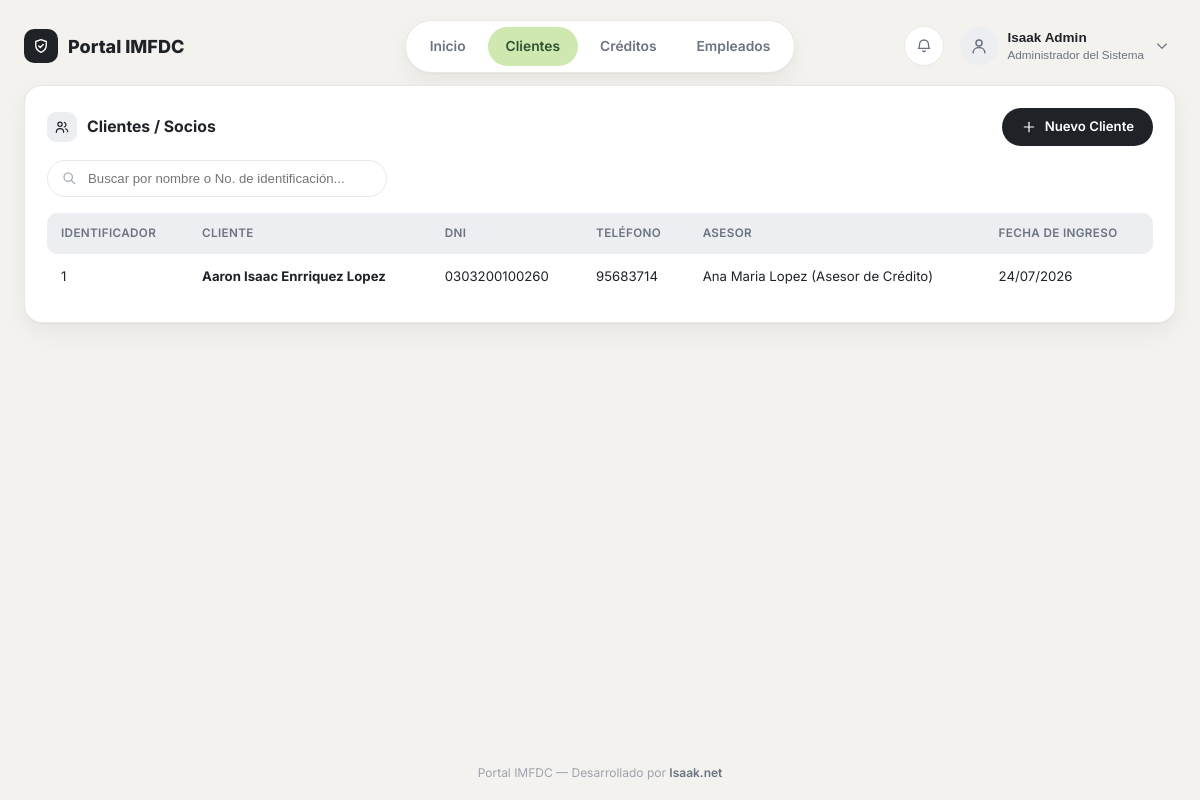
Screenshot of /financiera/clientes/ (signed in) with the database file from the repository.
### empleados/models.py (models this page shows, shortened)
class Empleado(models.Model):
    CARGO_ASESOR = 'ASESOR'
    CARGO_ANALISTA = 'ANALISTA'
    CARGO_GERENTE = 'GERENTE'
    CARGO_CAJERO = 'CAJERO'
    CARGO_ADMIN = 'ADMIN'
    CARGO_CHOICES = [
        (CARGO_ASESOR, 'Asesor de Crédito'),
        (CARGO_ANALISTA, 'Analista de Crédito'),
        (CARGO_GERENTE, 'Gerente / Comité de Crédito'),
        (CARGO_CAJERO, 'Cajero'),
        (CARGO_ADMIN, 'Administrador del Sistema'),
    ]
    CARGO_PERMISOS = {
        CARGO_ASESOR: {'crear_cliente', 'crear_credito'},
        CARGO_ANALISTA: {'crear_cliente', 'crear_credito', 'evaluar'},
        CARGO_GERENTE: {'evaluar', 'aprobar', 'rechazar'},
        CARGO_CAJERO: {'desembolsar', 'cobrar'},
        CARGO_ADMIN: {
            'crear_cliente', 'crear_credito', 'evaluar', 'aprobar',
            'rechazar', 'desembolsar', 'cobrar',
        },
    }
    user = models.OneToOneField(
        settings.AUTH_USER_MODEL,
        on_delete=models.SET_NULL,
        null=True,
        blank=True,
        related_name='empleado',
    )
    nombre = models.CharField(max_length=100)
    apellido = models.CharField(max_length=100)
    dni = models.CharField('DNI', max_length=20, unique=True, null=True, blank=True)
    cargo = models.CharField(max_length=20, choices=CARGO_CHOICES, default=CARGO_ASESOR)
    telefono = models.CharField(max_length=20, blank=True)
    correo = models.EmailField(blank=True)
    sucursal = models.CharField(max_length=100, blank=True)
    activo = models.BooleanField('Estado Activo', default=True)
    salario = models.DecimalField(max_digits=10, decimal_places=2, null=True, blank=True)
    created_at = models.DateTimeField(auto_now_add=True)
    update_at = models.DateTimeField(auto_now=True)
    class Meta:
        verbose_name = 'Empleado'
        verbose_name_plural = 'Empleados'
    def __str__(self):
        return f'{self.nombre} {self.apellido} ({self.get_cargo_display()})'

### financiera/models.py (models this page shows, shortened)
class Cliente(models.Model):
    TIPO_ID_IDENTIDAD = 'IDENTIDAD'
    TIPO_ID_CARNET_RESIDENCIA = 'CARNET_RESIDENCIA'
    TIPO_ID_PASAPORTE = 'PASAPORTE'
    TIPO_IDENTIFICACION_CHOICES = [
        (TIPO_ID_IDENTIDAD, 'Identidad'),
        (TIPO_ID_CARNET_RESIDENCIA, 'Carnet de Residencia'),
        (TIPO_ID_PASAPORTE, 'Pasaporte'),
    ]
    GENERO_FEMENINO = 'FEMENINO'
    GENERO_MASCULINO = 'MASCULINO'
    GENERO_CHOICES = [
        (GENERO_FEMENINO, 'Femenino'),
        (GENERO_MASCULINO, 'Masculino'),
    ]
    NACIONALIDAD_HONDURENA = 'HONDURENA'
    NACIONALIDAD_EXTRANJERA = 'EXTRANJERA'
    NACIONALIDAD_CHOICES = [
        (NACIONALIDAD_HONDURENA, 'Hondureña'),
        (NACIONALIDAD_EXTRANJERA, 'Extranjera'),
    ]
    ESTADO_CIVIL_SOLTERO = 'SOLTERO'
    ESTADO_CIVIL_CASADO = 'CASADO'
    ESTADO_CIVIL_DIVORCIADO = 'DIVORCIADO'
    ESTADO_CIVIL_UNION_LIBRE = 'UNION_LIBRE'
    ESTADO_CIVIL_CHOICES = [
        (ESTADO_CIVIL_SOLTERO, 'Soltero(a)'),
        (ESTADO_CIVIL_CASADO, 'Casado(a)'),
        (ESTADO_CIVIL_DIVORCIADO, 'Divorciado(a)'),
        (ESTADO_CIVIL_UNION_LIBRE, 'Unión libre'),
    ]
    TIPO_EMPRESA_PRIVADA = 'PRIVADA'
    TIPO_EMPRESA_PUBLICA = 'PUBLICA'
    TIPO_EMPRESA_ONG = 'ONG'
    TIPO_EMPRESA_CHOICES = [
        (TIPO_EMPRESA_PRIVADA, 'Empresa privada'),
        (TIPO_EMPRESA_PUBLICA, 'Empresa pública'),
        (TIPO_EMPRESA_ONG, 'ONG'),
    ]
    TIPO_EMPLEADO_INDEPENDIENTE = 'INDEPENDIENTE'
    TIPO_EMPLEADO_PROPIETARIO = 'PROPIETARIO'
    TIPO_EMPLEADO_COMERCIANTE = 'COMERCIANTE'
    TIPO_EMPLEADO_CHOICES = [
        (TIPO_EMPLEADO_INDEPENDIENTE, 'Profesional independiente'),
        (TIPO_EMPLEADO_PROPIETARIO, 'Propietario'),
        (TIPO_EMPLEADO_COMERCIANTE, 'Comerciante individual'),
    ]
    RANGO_SALARIO_CHOICES = [
        ('RANGO_1', 'L 0 – L 8,500.00'),
        ('RANGO_2', 'L 8,501.00 – L 26,500.00'),
        ('RANGO_3', 'L 26,501.00 – L 54,000.00'),
        ('RANGO_4', 'L 54,001.00 – L 108,000.00'),
        ('RANGO_5', 'L 108,001.00 – L 150,000.00'),
        ('RANGO_6', 'L 150,001.00 – L 200,000.00'),
        ('RANGO_7', 'L 200,001.00 en adelante'),
    ]
    primer_nombre = models.CharField(max_length=75)
    segundo_nombre = models.CharField(max_length=75, blank=True)
    primer_apellido = models.CharField(max_length=75)
    segundo_apellido = models.CharField(max_length=75, blank=True)
    fecha_nacimiento = models.DateField()
    lugar_nacimiento = models.CharField(max_length=150)
    tipo_identificacion = models.CharField(max_length=20, choices=TIPO_IDENTIFICACION_CHOICES, default=TIPO_ID_IDENTIDAD)
    numero_identificacion = models.CharField('No. de Identificación', max_length=20, unique=True, db_index=True)
    genero = models.CharField(max_length=10, choices=GENERO_CHOICES)
    nacionalidad = models.CharField(max_length=15, choices=NACIONALIDAD_CHOICES)
    profesion_ocupacion_oficio = models.CharField('Profesión / Ocupación / Oficio', max_length=150)
    telefono_fijo = models.CharField(max_length=20, blank=True)
    celular = models.CharField(max_length=20)
    email_personal = models.EmailField(blank=True)
    direccion_colonia_barrio = models.CharField('Colonia / Barrio / Aldea', max_length=150)
    calle_avenida = models.CharField('Calle / Avenida', max_length=150)
    numero_casa = models.CharField('No. de Casa', max_length=30, blank=True)
    punto_referencia = models.CharField(max_length=255, blank=True)
    municipio = models.CharField(max_length=100)
    departamento = models.CharField(max_length=100)
    pais = models.CharField(max_length=100, default='Honduras')
    estado_civil = models.CharField(max_length=15, choices=ESTADO_CIVIL_CHOICES)
    numero_dependientes = models.PositiveIntegerField(default=0)
    nombre_conyuge = models.CharField(max_length=150, blank=True)
    conyuge_telefono_fijo = models.CharField(max_length=20, blank=True)
    conyuge_celular = models.CharField(max_length=20, blank=True)
    conyuge_empresa = models.CharField('Empresa donde labora el cónyuge', max_length=150, blank=True)
    ref1_nombre = models.CharField('Referencia 1 - Nombre completo', max_length=150)
    ref1_telefono_fijo = models.CharField('Referencia 1 - Teléfono fijo', max_length=20, blank=True)
    ref1_celular = models.CharField('Referencia 1 - Celular', max_length=20)
    ref2_nombre = models.CharField('Referencia 2 - Nombre completo', max_length=150, blank=True)
    ref2_telefono_fijo = models.CharField('Referencia 2 - Teléfono fijo', max_length=20, blank=True)
    ref2_celular = models.CharField('Referencia 2 - Celular', max_length=20, blank=True)
    tipo_empresa = models.CharField(max_length=15, choices=TIPO_EMPRESA_CHOICES)
    tipo_empleado = models.CharField(max_length=15, choices=TIPO_EMPLEADO_CHOICES)
    empresa_nombre = models.CharField('Nombre de la empresa en la que labora', max_length=150)
    empresa_fecha_ingreso = models.DateField()
    empresa_anios_laborando = models.DecimalField(
        'Años laborando', max_digits=4, decimal_places=1, validators=[VALOR_NO_NEGATIVO]
    )
    cargo_actual = models.CharField(max_length=100)
    empresa_telefono = models.CharField(max_length=20)
    empresa_email = models.EmailField(blank=True)
    empresa_direccion = models.CharField(max_length=255)
    empresa_ciudad = models.CharField(max_length=100)
    empresa_municipio = models.CharField(max_length=100)
    empresa_departamento = models.CharField(max_length=100)
    gerente_rrhh_nombre = models.CharField('Nombre del Gerente / Jefe de Recursos Humanos', max_length=150, blank=True)
    jefe_inmediato_nombre = models.CharField('Nombre del Jefe inmediato', max_length=150, blank=True)
    actividad_economica = models.CharField('Actividad Económica / Negocio', max_length=150, blank=True)
    ingresos_mensuales = models.DecimalField(
        'Ingreso Mensual', max_digits=12, decimal_places=2, default=0, validators=[VALOR_NO_NEGATIVO]
    )
    rango_salario = models.CharField(max_length=10, choices=RANGO_SALARIO_CHOICES)
    asesor = models.ForeignKey(
        Empleado, on_delete=models.SET_NULL, null=True, blank=True, related_name='clientes'
    )
    created_at = models.DateTimeField(auto_now_add=True)
    updated_at = models.DateTimeField(auto_now=True)
    class Meta:
        verbose_name = 'Cliente'
        verbose_name_plural = 'Clientes'
    @property
    def nombre_completo(self):
        partes = [self.primer_nombre, self.segundo_nombre, self.primer_apellido, self.segundo_apellido]
        return ' '.join(parte for parte in partes if parte)

### financiera/views.py (the view)
# urls.py: path('clientes/', views.clientes_lista, name='clientes_lista'),
@login_required
def clientes_lista(request):
    q = request.GET.get('q', '').strip()
    clientes_qs = Cliente.objects.select_related('asesor').order_by('primer_apellido', 'primer_nombre')
    if q:
        clientes_qs = clientes_qs.filter(
            Q(primer_nombre__icontains=q) | Q(segundo_nombre__icontains=q) |
            Q(primer_apellido__icontains=q) | Q(segundo_apellido__icontains=q) |
            Q(numero_identificacion__icontains=q)
        )
    page_obj = Paginator(clientes_qs, REGISTROS_POR_PAGINA).get_page(request.GET.get('page'))
    return render(request, 'financiera/clientes_lista.html', {'clientes': page_obj, 'page_obj': page_obj, 'q': q})

### financiera/templates/financiera/clientes_lista.html (shortened to what this page needs)
{% extends 'base.html' %}
{% block content %}
<div class="card">
    <div class="card-actions-row">
        <div class="card-title" style="margin-bottom: 0;">
            <span class="icon-badge-sm">{% include 'partials/_icon.html' with name='users' size=16 %}</span>
            Clientes / Socios
        </div>
        <a href="{% url 'financiera:cliente_crear' %}" class="btn btn-dark">
            {% include 'partials/_icon.html' with name='plus' size=16 %}Nuevo Cliente
        </a>
    </div>
    <form method="GET" class="search-form">
        <span class="search-icon">{% include 'partials/_icon.html' with name='search' size=16 %}</span>
        <input type="search" name="q" value="{{ q }}" placeholder="Buscar por nombre o No. de identificación...">
    </form>
    {% if clientes %}
        <div class="table-wrap">
        <table class="data-table">
            <thead>
                <tr>
                    <th>Identificador</th>
                    <th>Cliente</th>
                    <th>DNI</th>
                    <th>Teléfono</th>
                    <th>Asesor</th>
                    <th>Fecha de Ingreso</th>
                </tr>
            </thead>
            <tbody>
                {% for cliente in clientes %}
                    <tr>
                        <td>{{ page_obj.start_index|add:forloop.counter0 }}</td>
                        <td><a class="link" href="{% url 'financiera:cliente_detalle' cliente.pk %}">{{ cliente.nombre_completo }}</a></td>
                        <td>{{ cliente.numero_identificacion }}</td>
                        <td>{{ cliente.celular|default:'—' }}</td>
                        <td>{{ cliente.asesor|default:'—' }}</td>
                        <td>{{ cliente.created_at|date:'d/m/Y' }}</td>
                    </tr>
                {% endfor %}
            </tbody>
        </table>
        </div>
    {% else %}
        <p class="empty-state">{% if q %}No se encontraron clientes para "{{ q }}".{% else %}No hay clientes registrados aún.{% endif %}</p>
    {% endif %}
</div>
{% endblock %}

### templates/base.html (shortened to what this page needs)
{% load static %}
<!DOCTYPE html>
<html lang="es">
<head>
    <link rel="stylesheet" href="{% static 'css/dashboard.css' %}">
</head>
<body>
{% if user.is_authenticated %}
<header class="topbar">
    <div class="brand">
        <span class="icon-badge">{% include 'partials/_icon.html' with name='shield' size=18 %}</span>
        Portal IMFDC
    </div>
    <nav class="nav-pill">
        <a href="{% url 'home' %}" class="{% if request.path == '/' %}active{% endif %}">Inicio</a>
        <a href="{% url 'financiera:clientes_lista' %}" class="{% if '/financiera/clientes' in request.path %}active{% endif %}">Clientes</a>
        <a href="{% url 'financiera:prestamos_lista' %}" class="{% if '/financiera/prestamos' in request.path %}active{% endif %}">Créditos</a>
        <a href="{% url 'lista' %}" class="{% if '/empleados/' in request.path %}active{% endif %}">Empleados</a>
    </nav>
    <div class="topbar-right">
        <span class="icon-btn" title="Notificaciones">{% include 'partials/_icon.html' with name='bell' size=18 %}</span>
        <div class="user-menu">
            <button type="button" class="user-trigger" id="user-trigger">
                <span class="user-avatar">{% include 'partials/_icon.html' with name='user' size=20 %}</span>
                <span class="user-info">
                    <span class="name">{% if request.user.empleado %}{{ request.user.empleado.nombre }} {{ request.user.empleado.apellido }}{% else %}{{ request.user.username }}{% endif %}</span>
                    <span class="role">{% if request.user.empleado %}{{ request.user.empleado.get_cargo_display }}{% else %}Administrador{% endif %}</span>
                </span>
                <span class="user-chevron">{% include 'partials/_icon.html' with name='chevron-down' size=16 %}</span>
            </button>
        </div>
    </div>
</header>
{% endif %}
<main class="page-shell">
    {% block content %}{% endblock %}
</main>
<footer class="site-footer">
    Portal IMFDC &mdash; Desarrollado por <a href="https://isaak.net" target="_blank">Isaak.net</a>
</footer>
</body>
</html>

### rows the page displays
Cliente: start_index|add "1", nombre_completo "Aaron Isaac Enrriquez Lopez", numero_identificacion "0303200100260", celular "95683714", asesor "Ana Maria Lopez (Asesor de Crédito)", created_at "24/07/2026"

### other values shown
{{ request.user.empleado.nombre }} "Isaak"
{{ request.user.empleado.apellido }} "Admin"
{{ request.user.empleado.get_cargo_display }} "Administrador del Sistema"
